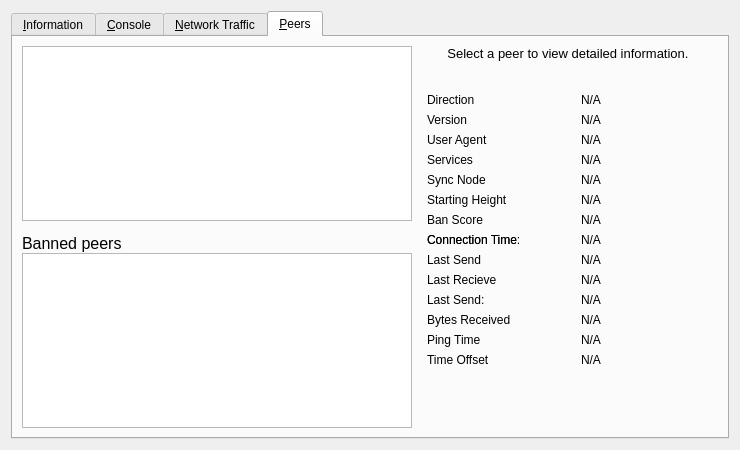
<?xml version="1.0" encoding="UTF-8"?>
<ui version="4.0">
 <class>RPCConsole</class>
 <widget class="QWidget" name="RPCConsole">
  <property name="geometry">
   <rect>
    <x>0</x>
    <y>0</y>
    <width>740</width>
    <height>450</height>
   </rect>
  </property>
  <property name="windowTitle">
   <string>Kraken - Debug window</string>
  </property>
  <layout class="QVBoxLayout" name="verticalLayout_2">
   <item>
    <widget class="QTabWidget" name="tabWidget">
     <property name="currentIndex">
      <number>3</number>
     </property>
     <widget class="QWidget" name="tab_info">
      <attribute name="title">
       <string>&amp;Information</string>
      </attribute>
      <layout class="QFormLayout" name="formLayout">
       <item row="0" column="0">
        <widget class="QLabel" name="label_9">
         <property name="font">
          <font>
           <weight>75</weight>
           <bold>true</bold>
          </font>
         </property>
         <property name="text">
          <string>Kraken Core</string>
         </property>
        </widget>
       </item>
       <item row="1" column="0">
        <widget class="QLabel" name="label_5">
         <property name="text">
          <string>Client name</string>
         </property>
        </widget>
       </item>
       <item row="1" column="1">
        <widget class="QLabel" name="clientName">
         <property name="cursor">
          <cursorShape>IBeamCursor</cursorShape>
         </property>
         <property name="text">
          <string>N/A</string>
         </property>
         <property name="textFormat">
          <enum>Qt::PlainText</enum>
         </property>
         <property name="textInteractionFlags">
          <set>Qt::LinksAccessibleByMouse|Qt::TextSelectableByKeyboard|Qt::TextSelectableByMouse</set>
         </property>
        </widget>
       </item>
       <item row="2" column="0">
        <widget class="QLabel" name="label_6">
         <property name="text">
          <string>Client version</string>
         </property>
        </widget>
       </item>
       <item row="2" column="1">
        <widget class="QLabel" name="clientVersion">
         <property name="cursor">
          <cursorShape>IBeamCursor</cursorShape>
         </property>
         <property name="text">
          <string>N/A</string>
         </property>
         <property name="textFormat">
          <enum>Qt::PlainText</enum>
         </property>
         <property name="textInteractionFlags">
          <set>Qt::LinksAccessibleByMouse|Qt::TextSelectableByKeyboard|Qt::TextSelectableByMouse</set>
         </property>
        </widget>
       </item>
       <item row="3" column="0">
        <widget class="QLabel" name="label_14">
         <property name="text">
          <string>Using OpenSSL version</string>
         </property>
         <property name="indent">
          <number>10</number>
         </property>
        </widget>
       </item>
       <item row="3" column="1">
        <widget class="QLabel" name="openSSLVersion">
         <property name="cursor">
          <cursorShape>IBeamCursor</cursorShape>
         </property>
         <property name="text">
          <string>N/A</string>
         </property>
         <property name="textFormat">
          <enum>Qt::PlainText</enum>
         </property>
         <property name="textInteractionFlags">
          <set>Qt::LinksAccessibleByMouse|Qt::TextSelectableByKeyboard|Qt::TextSelectableByMouse</set>
         </property>
        </widget>
       </item>
       <item row="4" column="0">
        <widget class="QLabel" name="label_12">
         <property name="text">
          <string>Build date</string>
         </property>
        </widget>
       </item>
       <item row="4" column="1">
        <widget class="QLabel" name="buildDate">
         <property name="cursor">
          <cursorShape>IBeamCursor</cursorShape>
         </property>
         <property name="text">
          <string>N/A</string>
         </property>
         <property name="textFormat">
          <enum>Qt::PlainText</enum>
         </property>
         <property name="textInteractionFlags">
          <set>Qt::LinksAccessibleByMouse|Qt::TextSelectableByKeyboard|Qt::TextSelectableByMouse</set>
         </property>
        </widget>
       </item>
       <item row="5" column="0">
        <widget class="QLabel" name="label_13">
         <property name="text">
          <string>Startup time</string>
         </property>
        </widget>
       </item>
       <item row="5" column="1">
        <widget class="QLabel" name="startupTime">
         <property name="cursor">
          <cursorShape>IBeamCursor</cursorShape>
         </property>
         <property name="text">
          <string>N/A</string>
         </property>
         <property name="textFormat">
          <enum>Qt::PlainText</enum>
         </property>
         <property name="textInteractionFlags">
          <set>Qt::LinksAccessibleByMouse|Qt::TextSelectableByKeyboard|Qt::TextSelectableByMouse</set>
         </property>
        </widget>
       </item>
       <item row="6" column="0">
        <widget class="QLabel" name="label_11">
         <property name="font">
          <font>
           <weight>75</weight>
           <bold>true</bold>
          </font>
         </property>
         <property name="text">
          <string>Network</string>
         </property>
        </widget>
       </item>
       <item row="7" column="0">
        <widget class="QLabel" name="label_7">
         <property name="text">
          <string>Number of connections</string>
         </property>
        </widget>
       </item>
       <item row="7" column="1">
        <widget class="QLabel" name="numberOfConnections">
         <property name="cursor">
          <cursorShape>IBeamCursor</cursorShape>
         </property>
         <property name="text">
          <string>N/A</string>
         </property>
         <property name="textFormat">
          <enum>Qt::PlainText</enum>
         </property>
         <property name="textInteractionFlags">
          <set>Qt::LinksAccessibleByMouse|Qt::TextSelectableByKeyboard|Qt::TextSelectableByMouse</set>
         </property>
        </widget>
       </item>
       <item row="8" column="0">
        <widget class="QLabel" name="label_15">
         <property name="text">
          <string>Number of masternodes</string>
         </property>
        </widget>
       </item>
       <item row="8" column="1">
        <widget class="QLabel" name="masternodeCount">
         <property name="cursor">
          <cursorShape>IBeamCursor</cursorShape>
         </property>
         <property name="text">
          <string>N/A</string>
         </property>
         <property name="textFormat">
          <enum>Qt::PlainText</enum>
         </property>
         <property name="textInteractionFlags">
          <set>Qt::LinksAccessibleByMouse|Qt::TextSelectableByKeyboard|Qt::TextSelectableByMouse</set>
         </property>
        </widget>
       </item>
       <item row="9" column="0">
        <widget class="QLabel" name="label_8">
         <property name="text">
          <string>On testnet</string>
         </property>
        </widget>
       </item>
       <item row="9" column="1">
        <widget class="QCheckBox" name="isTestNet">
         <property name="enabled">
          <bool>false</bool>
         </property>
         <property name="text">
          <string/>
         </property>
        </widget>
       </item>
       <item row="10" column="0">
        <widget class="QLabel" name="label_10">
         <property name="font">
          <font>
           <weight>75</weight>
           <bold>true</bold>
          </font>
         </property>
         <property name="text">
          <string>Block chain</string>
         </property>
        </widget>
       </item>
       <item row="11" column="0">
        <widget class="QLabel" name="label_3">
         <property name="text">
          <string>Current number of blocks</string>
         </property>
        </widget>
       </item>
       <item row="11" column="1">
        <widget class="QLabel" name="numberOfBlocks">
         <property name="cursor">
          <cursorShape>IBeamCursor</cursorShape>
         </property>
         <property name="text">
          <string>N/A</string>
         </property>
         <property name="textFormat">
          <enum>Qt::PlainText</enum>
         </property>
         <property name="textInteractionFlags">
          <set>Qt::LinksAccessibleByMouse|Qt::TextSelectableByKeyboard|Qt::TextSelectableByMouse</set>
         </property>
        </widget>
       </item>
       <item row="12" column="0">
        <widget class="QLabel" name="label_2">
         <property name="text">
          <string>Last block time</string>
         </property>
        </widget>
       </item>
       <item row="12" column="1">
        <widget class="QLabel" name="lastBlockTime">
         <property name="cursor">
          <cursorShape>IBeamCursor</cursorShape>
         </property>
         <property name="text">
          <string>N/A</string>
         </property>
         <property name="textFormat">
          <enum>Qt::PlainText</enum>
         </property>
         <property name="textInteractionFlags">
          <set>Qt::LinksAccessibleByMouse|Qt::TextSelectableByKeyboard|Qt::TextSelectableByMouse</set>
         </property>
        </widget>
       </item>
       <item row="13" column="0">
        <spacer name="verticalSpacer_2">
         <property name="orientation">
          <enum>Qt::Vertical</enum>
         </property>
         <property name="sizeHint" stdset="0">
          <size>
           <width>20</width>
           <height>10</height>
          </size>
         </property>
        </spacer>
       </item>
       <item row="14" column="0">
        <widget class="QLabel" name="labelDebugLogfile">
         <property name="font">
          <font>
           <weight>75</weight>
           <bold>true</bold>
          </font>
         </property>
         <property name="text">
          <string>Debug log file</string>
         </property>
        </widget>
       </item>
       <item row="15" column="0">
        <widget class="QPushButton" name="openDebugLogfileButton">
         <property name="toolTip">
          <string>Open the Kraken debug log file from the current data directory. This can take a few seconds for large log files.</string>
         </property>
         <property name="text">
          <string>&amp;Open</string>
         </property>
         <property name="autoDefault">
          <bool>false</bool>
         </property>
        </widget>
       </item>
       <item row="16" column="0">
        <widget class="QLabel" name="labelCLOptions">
         <property name="font">
          <font>
           <weight>75</weight>
           <bold>true</bold>
          </font>
         </property>
         <property name="text">
          <string>Command-line options</string>
         </property>
        </widget>
       </item>
       <item row="17" column="0">
        <widget class="QPushButton" name="showCLOptionsButton">
         <property name="toolTip">
          <string>Show the Kraken-Qt help message to get a list with possible Kraken command-line options.</string>
         </property>
         <property name="text">
          <string>&amp;Show</string>
         </property>
         <property name="autoDefault">
          <bool>false</bool>
         </property>
        </widget>
       </item>
       <item row="18" column="0">
        <spacer name="verticalSpacer">
         <property name="orientation">
          <enum>Qt::Vertical</enum>
         </property>
         <property name="sizeHint" stdset="0">
          <size>
           <width>20</width>
           <height>20</height>
          </size>
         </property>
        </spacer>
       </item>
      </layout>
     </widget>
     <widget class="QWidget" name="tab_console">
      <attribute name="title">
       <string>&amp;Console</string>
      </attribute>
      <layout class="QGridLayout" name="gridLayout">
       <item row="0" column="0">
        <widget class="QTextEdit" name="messagesWidget">
         <property name="minimumSize">
          <size>
           <width>0</width>
           <height>100</height>
          </size>
         </property>
         <property name="readOnly">
          <bool>true</bool>
         </property>
         <property name="tabKeyNavigation" stdset="0">
          <bool>false</bool>
         </property>
         <property name="columnCount" stdset="0">
          <number>2</number>
         </property>
        </widget>
       </item>
       <item row="1" column="0">
        <layout class="QHBoxLayout" name="horizontalLayout">
         <property name="spacing">
          <number>3</number>
         </property>
         <item>
          <widget class="QPushButton" name="copyButton">
           <property name="maximumSize">
            <size>
             <width>24</width>
             <height>24</height>
            </size>
           </property>
           <property name="toolTip">
            <string>Copy to clipboard</string>
           </property>
           <property name="text">
            <string/>
           </property>
           <property name="icon">
            <iconset resource="../bitcoin.qrc">
             <normaloff>:/icons/editcopy</normaloff>:/icons/editcopy</iconset>
           </property>
           <property name="shortcut">
            <string notr="true">Ctrl+L</string>
           </property>
           <property name="autoDefault">
            <bool>false</bool>
           </property>
          </widget>
         </item>
         <item>
          <widget class="QLabel" name="label">
           <property name="text">
            <string notr="true">&gt;</string>
           </property>
          </widget>
         </item>
         <item>
          <widget class="QLineEdit" name="lineEdit"/>
         </item>
         <item>
          <widget class="QToolButton" name="pasteButton">
           <property name="sizePolicy">
            <sizepolicy hsizetype="Minimum" vsizetype="Fixed">
             <horstretch>0</horstretch>
             <verstretch>0</verstretch>
            </sizepolicy>
           </property>
           <property name="minimumSize">
            <size>
             <width>24</width>
             <height>24</height>
            </size>
           </property>
           <property name="maximumSize">
            <size>
             <width>24</width>
             <height>24</height>
            </size>
           </property>
           <property name="toolTip">
            <string>Paste from clipboard</string>
           </property>
           <property name="text">
            <string/>
           </property>
           <property name="icon">
            <iconset resource="../bitcoin.qrc">
             <normaloff>:/icons/editpaste</normaloff>:/icons/editpaste</iconset>
           </property>
           <property name="shortcut">
            <string>Alt+P</string>
           </property>
          </widget>
         </item>
        </layout>
       </item>
      </layout>
     </widget>
     <widget class="QWidget" name="tab_nettraffic">
      <attribute name="title">
       <string>&amp;Network Traffic</string>
      </attribute>
      <layout class="QHBoxLayout" name="horizontalLayout_3">
       <item>
        <layout class="QVBoxLayout" name="verticalLayout_4">
         <item>
          <widget class="TrafficGraphWidget" name="trafficGraph" native="true">
           <property name="sizePolicy">
            <sizepolicy hsizetype="Expanding" vsizetype="Expanding">
             <horstretch>0</horstretch>
             <verstretch>0</verstretch>
            </sizepolicy>
           </property>
          </widget>
         </item>
         <item>
          <layout class="QHBoxLayout" name="horizontalLayout_2">
           <item>
            <widget class="QSlider" name="sldGraphRange">
             <property name="minimum">
              <number>1</number>
             </property>
             <property name="maximum">
              <number>288</number>
             </property>
             <property name="pageStep">
              <number>12</number>
             </property>
             <property name="value">
              <number>6</number>
             </property>
             <property name="orientation">
              <enum>Qt::Horizontal</enum>
             </property>
            </widget>
           </item>
           <item>
            <widget class="QLabel" name="lblGraphRange">
             <property name="minimumSize">
              <size>
               <width>100</width>
               <height>0</height>
              </size>
             </property>
             <property name="alignment">
              <set>Qt::AlignCenter</set>
             </property>
            </widget>
           </item>
           <item>
            <widget class="QPushButton" name="btnClearTrafficGraph">
             <property name="text">
              <string>&amp;Clear</string>
             </property>
            </widget>
           </item>
          </layout>
         </item>
        </layout>
       </item>
       <item>
        <layout class="QVBoxLayout" name="verticalLayout">
         <item>
          <widget class="QGroupBox" name="groupBox">
           <property name="title">
            <string>Totals</string>
           </property>
           <layout class="QVBoxLayout" name="verticalLayout_5">
            <item>
             <layout class="QHBoxLayout" name="horizontalLayout_4">
              <item>
               <widget class="Line" name="line">
                <property name="sizePolicy">
                 <sizepolicy hsizetype="Fixed" vsizetype="Fixed">
                  <horstretch>0</horstretch>
                  <verstretch>0</verstretch>
                 </sizepolicy>
                </property>
                <property name="minimumSize">
                 <size>
                  <width>10</width>
                  <height>0</height>
                 </size>
                </property>
                <property name="palette">
                 <palette>
                  <active>
                   <colorrole role="Light">
                    <brush brushstyle="SolidPattern">
                     <color alpha="255">
                      <red>0</red>
                      <green>255</green>
                      <blue>0</blue>
                     </color>
                    </brush>
                   </colorrole>
                  </active>
                  <inactive>
                   <colorrole role="Light">
                    <brush brushstyle="SolidPattern">
                     <color alpha="255">
                      <red>0</red>
                      <green>255</green>
                      <blue>0</blue>
                     </color>
                    </brush>
                   </colorrole>
                  </inactive>
                  <disabled>
                   <colorrole role="Light">
                    <brush brushstyle="SolidPattern">
                     <color alpha="255">
                      <red>0</red>
                      <green>255</green>
                      <blue>0</blue>
                     </color>
                    </brush>
                   </colorrole>
                  </disabled>
                 </palette>
                </property>
                <property name="orientation">
                 <enum>Qt::Horizontal</enum>
                </property>
               </widget>
              </item>
              <item>
               <widget class="QLabel" name="label_16">
                <property name="text">
                 <string>In:</string>
                </property>
               </widget>
              </item>
              <item>
               <widget class="QLabel" name="lblBytesIn">
                <property name="minimumSize">
                 <size>
                  <width>50</width>
                  <height>0</height>
                 </size>
                </property>
                <property name="alignment">
                 <set>Qt::AlignRight|Qt::AlignTrailing|Qt::AlignVCenter</set>
                </property>
               </widget>
              </item>
             </layout>
            </item>
            <item>
             <layout class="QHBoxLayout" name="horizontalLayout_5">
              <item>
               <widget class="Line" name="line_2">
                <property name="sizePolicy">
                 <sizepolicy hsizetype="Fixed" vsizetype="Fixed">
                  <horstretch>0</horstretch>
                  <verstretch>0</verstretch>
                 </sizepolicy>
                </property>
                <property name="minimumSize">
                 <size>
                  <width>10</width>
                  <height>0</height>
                 </size>
                </property>
                <property name="palette">
                 <palette>
                  <active>
                   <colorrole role="Light">
                    <brush brushstyle="SolidPattern">
                     <color alpha="255">
                      <red>255</red>
                      <green>0</green>
                      <blue>0</blue>
                     </color>
                    </brush>
                   </colorrole>
                  </active>
                  <inactive>
                   <colorrole role="Light">
                    <brush brushstyle="SolidPattern">
                     <color alpha="255">
                      <red>255</red>
                      <green>0</green>
                      <blue>0</blue>
                     </color>
                    </brush>
                   </colorrole>
                  </inactive>
                  <disabled>
                   <colorrole role="Light">
                    <brush brushstyle="SolidPattern">
                     <color alpha="255">
                      <red>255</red>
                      <green>0</green>
                      <blue>0</blue>
                     </color>
                    </brush>
                   </colorrole>
                  </disabled>
                 </palette>
                </property>
                <property name="orientation">
                 <enum>Qt::Horizontal</enum>
                </property>
               </widget>
              </item>
              <item>
               <widget class="QLabel" name="label_17">
                <property name="text">
                 <string>Out:</string>
                </property>
               </widget>
              </item>
              <item>
               <widget class="QLabel" name="lblBytesOut">
                <property name="minimumSize">
                 <size>
                  <width>50</width>
                  <height>0</height>
                 </size>
                </property>
                <property name="alignment">
                 <set>Qt::AlignRight|Qt::AlignTrailing|Qt::AlignVCenter</set>
                </property>
               </widget>
              </item>
             </layout>
            </item>
            <item>
             <spacer name="verticalSpacer_4">
              <property name="orientation">
               <enum>Qt::Vertical</enum>
              </property>
              <property name="sizeHint" stdset="0">
               <size>
                <width>20</width>
                <height>407</height>
               </size>
              </property>
             </spacer>
            </item>
           </layout>
          </widget>
         </item>
        </layout>
       </item>
      </layout>
     </widget>
     <widget class="QWidget" name="tab_peers">
      <attribute name="title">
       <string>&amp;Peers</string>
      </attribute>
      <layout class="QGridLayout" name="gridLayout_2">
       <item row="0" column="0" rowspan="2">
        <layout class="QVBoxLayout" name="verticalLayout_101">
         <property name="spacing">
          <number>0</number>
         </property>
         <item>
          <widget class="QTableView" name="peerWidget">
           <property name="horizontalScrollBarPolicy">
            <enum>Qt::ScrollBarAsNeeded</enum>
           </property>
           <property name="sortingEnabled">
            <bool>true</bool>
           </property>
           <attribute name="horizontalHeaderHighlightSections">
            <bool>false</bool>
           </attribute>
          </widget>
         </item>
         <item>
          <widget class="QLabel" name="banHeading">
           <property name="sizePolicy">
            <sizepolicy hsizetype="Preferred" vsizetype="Minimum">
             <horstretch>0</horstretch>
             <verstretch>0</verstretch>
            </sizepolicy>
           </property>
           <property name="minimumSize">
            <size>
             <width>300</width>
             <height>32</height>
            </size>
           </property>
           <property name="maximumSize">
            <size>
             <width>16777215</width>
             <height>32</height>
            </size>
           </property>
           <property name="font">
            <font>
             <pointsize>12</pointsize>
            </font>
           </property>
           <property name="cursor">
            <cursorShape>IBeamCursor</cursorShape>
           </property>
           <property name="text">
            <string>Banned peers</string>
           </property>
           <property name="alignment">
            <set>Qt::AlignBottom|Qt::AlignLeading|Qt::AlignLeft</set>
           </property>
           <property name="wordWrap">
            <bool>true</bool>
           </property>
           <property name="textInteractionFlags">
            <set>Qt::NoTextInteraction</set>
           </property>
          </widget>
         </item>
         <item>
          <widget class="QTableView" name="banlistWidget">
           <property name="sizePolicy">
            <sizepolicy hsizetype="Expanding" vsizetype="Expanding">
             <horstretch>0</horstretch>
             <verstretch>0</verstretch>
            </sizepolicy>
           </property>
           <property name="horizontalScrollBarPolicy">
            <enum>Qt::ScrollBarAsNeeded</enum>
           </property>
           <property name="sortingEnabled">
            <bool>true</bool>
           </property>
           <attribute name="horizontalHeaderHighlightSections">
            <bool>false</bool>
           </attribute>
          </widget>
         </item>
        </layout>
       </item>
       <item row="0" column="1">
        <widget class="QLabel" name="peerHeading">
         <property name="sizePolicy">
          <sizepolicy hsizetype="Preferred" vsizetype="Minimum">
           <horstretch>0</horstretch>
           <verstretch>0</verstretch>
          </sizepolicy>
         </property>
         <property name="minimumSize">
          <size>
           <width>300</width>
           <height>32</height>
          </size>
         </property>
         <property name="font">
          <font>
           <pointsize>10</pointsize>
          </font>
         </property>
         <property name="cursor">
          <cursorShape>IBeamCursor</cursorShape>
         </property>
         <property name="text">
          <string>Select a peer to view detailed information.</string>
         </property>
         <property name="alignment">
          <set>Qt::AlignHCenter|Qt::AlignTop</set>
         </property>
         <property name="wordWrap">
          <bool>true</bool>
         </property>
         <property name="textInteractionFlags">
          <set>Qt::LinksAccessibleByMouse|Qt::TextSelectableByKeyboard|Qt::TextSelectableByMouse</set>
         </property>
        </widget>
       </item>
       <item row="1" column="1">
        <widget class="QWidget" name="detailWidget" native="true">
         <property name="minimumSize">
          <size>
           <width>300</width>
           <height>0</height>
          </size>
         </property>
         <layout class="QGridLayout" name="gridLayout_3">
          <item row="0" column="0">
           <widget class="QLabel" name="label_23">
            <property name="text">
             <string>Direction</string>
            </property>
           </widget>
          </item>
          <item row="0" column="2">
           <widget class="QLabel" name="peerDirection">
            <property name="cursor">
             <cursorShape>IBeamCursor</cursorShape>
            </property>
            <property name="text">
             <string>N/A</string>
            </property>
            <property name="textFormat">
             <enum>Qt::PlainText</enum>
            </property>
            <property name="textInteractionFlags">
             <set>Qt::LinksAccessibleByMouse|Qt::TextSelectableByKeyboard|Qt::TextSelectableByMouse</set>
            </property>
           </widget>
          </item>
          <item row="1" column="0">
           <widget class="QLabel" name="label_21">
            <property name="text">
             <string>Version</string>
            </property>
           </widget>
          </item>
          <item row="2" column="0">
           <widget class="QLabel" name="label_28">
            <property name="cursor">
             <cursorShape>IBeamCursor</cursorShape>
            </property>
            <property name="text">
             <string>User Agent</string>
            </property>
            <property name="textFormat">
             <enum>Qt::PlainText</enum>
            </property>
            <property name="textInteractionFlags">
             <set>Qt::LinksAccessibleByMouse|Qt::TextSelectableByKeyboard|Qt::TextSelectableByMouse</set>
            </property>
           </widget>
          </item>
          <item row="2" column="2">
           <widget class="QLabel" name="peerSubversion">
            <property name="cursor">
             <cursorShape>IBeamCursor</cursorShape>
            </property>
            <property name="text">
             <string>N/A</string>
            </property>
            <property name="textFormat">
             <enum>Qt::PlainText</enum>
            </property>
            <property name="textInteractionFlags">
             <set>Qt::LinksAccessibleByMouse|Qt::TextSelectableByKeyboard|Qt::TextSelectableByMouse</set>
            </property>
           </widget>
          </item>
          <item row="3" column="0">
           <widget class="QLabel" name="label_4">
            <property name="text">
             <string>Services</string>
            </property>
           </widget>
          </item>
          <item row="3" column="2">
           <widget class="QLabel" name="peerServices">
            <property name="cursor">
             <cursorShape>IBeamCursor</cursorShape>
            </property>
            <property name="text">
             <string>N/A</string>
            </property>
            <property name="textFormat">
             <enum>Qt::PlainText</enum>
            </property>
            <property name="textInteractionFlags">
             <set>Qt::LinksAccessibleByMouse|Qt::TextSelectableByKeyboard|Qt::TextSelectableByMouse</set>
            </property>
           </widget>
          </item>
          <item row="8" column="0">
           <widget class="QLabel" name="label_22">
            <property name="text">
             <string>Connection Time:</string>
            </property>
           </widget>
          </item>
          <item row="4" column="0">
           <widget class="QLabel" name="label_25">
            <property name="text">
             <string>Sync Node</string>
            </property>
           </widget>
          </item>
          <item row="4" column="2">
           <widget class="QLabel" name="peerSyncNode">
            <property name="cursor">
             <cursorShape>IBeamCursor</cursorShape>
            </property>
            <property name="text">
             <string>N/A</string>
            </property>
            <property name="textFormat">
             <enum>Qt::PlainText</enum>
            </property>
            <property name="textInteractionFlags">
             <set>Qt::LinksAccessibleByMouse|Qt::TextSelectableByKeyboard|Qt::TextSelectableByMouse</set>
            </property>
           </widget>
          </item>
          <item row="5" column="0">
           <widget class="QLabel" name="label_29">
            <property name="text">
             <string>Starting Height</string>
            </property>
           </widget>
          </item>
          <item row="5" column="2">
           <widget class="QLabel" name="peerHeight">
            <property name="cursor">
             <cursorShape>IBeamCursor</cursorShape>
            </property>
            <property name="text">
             <string>N/A</string>
            </property>
            <property name="textFormat">
             <enum>Qt::PlainText</enum>
            </property>
            <property name="textInteractionFlags">
             <set>Qt::LinksAccessibleByMouse|Qt::TextSelectableByKeyboard|Qt::TextSelectableByMouse</set>
            </property>
           </widget>
          </item>
          <item row="7" column="0">
           <widget class="QLabel" name="label_24">
            <property name="text">
             <string>Ban Score</string>
            </property>
           </widget>
          </item>
          <item row="7" column="2">
           <widget class="QLabel" name="peerBanScore">
            <property name="cursor">
             <cursorShape>IBeamCursor</cursorShape>
            </property>
            <property name="text">
             <string>N/A</string>
            </property>
            <property name="textFormat">
             <enum>Qt::PlainText</enum>
            </property>
            <property name="textInteractionFlags">
             <set>Qt::LinksAccessibleByMouse|Qt::TextSelectableByKeyboard|Qt::TextSelectableByMouse</set>
            </property>
           </widget>
          </item>
          <item row="8" column="0">
           <widget class="QLabel" name="label_22">
            <property name="text">
             <string>Connection Time</string>
            </property>
           </widget>
          </item>
          <item row="8" column="2">
           <widget class="QLabel" name="peerConnTime">
            <property name="cursor">
             <cursorShape>IBeamCursor</cursorShape>
            </property>
            <property name="text">
             <string>N/A</string>
            </property>
            <property name="textFormat">
             <enum>Qt::PlainText</enum>
            </property>
            <property name="textInteractionFlags">
             <set>Qt::LinksAccessibleByMouse|Qt::TextSelectableByKeyboard|Qt::TextSelectableByMouse</set>
            </property>
           </widget>
          </item>
          <item row="9" column="0">
           <widget class="QLabel" name="label_15">
            <property name="text">
             <string>Last Send</string>
            </property>
           </widget>
          </item>
          <item row="9" column="2">
           <widget class="QLabel" name="peerLastSend">
            <property name="cursor">
             <cursorShape>IBeamCursor</cursorShape>
            </property>
            <property name="text">
             <string>N/A</string>
            </property>
            <property name="textFormat">
             <enum>Qt::PlainText</enum>
            </property>
            <property name="textInteractionFlags">
             <set>Qt::LinksAccessibleByMouse|Qt::TextSelectableByKeyboard|Qt::TextSelectableByMouse</set>
            </property>
           </widget>
          </item>
          <item row="10" column="0">
           <widget class="QLabel" name="label_19">
            <property name="text">
             <string>Last Recieve</string>
            </property>
           </widget>
          </item>
          <item row="10" column="2">
           <widget class="QLabel" name="peerLastRecv">
            <property name="cursor">
             <cursorShape>IBeamCursor</cursorShape>
            </property>
            <property name="text">
             <string>N/A</string>
            </property>
            <property name="textFormat">
             <enum>Qt::PlainText</enum>
            </property>
            <property name="textInteractionFlags">
             <set>Qt::LinksAccessibleByMouse|Qt::TextSelectableByKeyboard|Qt::TextSelectableByMouse</set>
            </property>
           </widget>
          </item>
          <item row="11" column="0">
           <widget class="QLabel" name="label_18">
            <property name="text">
             <string>Last Send:</string>
            </property>
           </widget>
          </item>
          <item row="11" column="2">
           <widget class="QLabel" name="peerBytesSent">
            <property name="cursor">
             <cursorShape>IBeamCursor</cursorShape>
            </property>
            <property name="text">
             <string>N/A</string>
            </property>
            <property name="textFormat">
             <enum>Qt::PlainText</enum>
            </property>
            <property name="textInteractionFlags">
             <set>Qt::LinksAccessibleByMouse|Qt::TextSelectableByKeyboard|Qt::TextSelectableByMouse</set>
            </property>
           </widget>
          </item>
          <item row="12" column="0">
           <widget class="QLabel" name="label_20">
            <property name="text">
             <string>Bytes Received</string>
            </property>
           </widget>
          </item>
          <item row="12" column="2">
           <widget class="QLabel" name="peerBytesRecv">
            <property name="cursor">
             <cursorShape>IBeamCursor</cursorShape>
            </property>
            <property name="text">
             <string>N/A</string>
            </property>
            <property name="textFormat">
             <enum>Qt::PlainText</enum>
            </property>
            <property name="textInteractionFlags">
             <set>Qt::LinksAccessibleByMouse|Qt::TextSelectableByKeyboard|Qt::TextSelectableByMouse</set>
            </property>
           </widget>
          </item>
          <item row="13" column="0">
           <widget class="QLabel" name="label_26">
            <property name="text">
             <string>Ping Time</string>
            </property>
           </widget>
          </item>
          <item row="13" column="2">
           <widget class="QLabel" name="peerPingTime">
            <property name="cursor">
             <cursorShape>IBeamCursor</cursorShape>
            </property>
            <property name="text">
             <string>N/A</string>
            </property>
            <property name="textFormat">
             <enum>Qt::PlainText</enum>
            </property>
            <property name="textInteractionFlags">
             <set>Qt::LinksAccessibleByMouse|Qt::TextSelectableByKeyboard|Qt::TextSelectableByMouse</set>
            </property>
           </widget>
          </item>
          <item row="14" column="0">
           <widget class="QLabel" name="label_timeoffset">
            <property name="text">
             <string>Time Offset</string>
            </property>
           </widget>
          </item>
          <item row="14" column="2">
           <widget class="QLabel" name="timeoffset">
            <property name="cursor">
             <cursorShape>IBeamCursor</cursorShape>
            </property>
            <property name="text">
             <string>N/A</string>
            </property>
            <property name="textFormat">
             <enum>Qt::PlainText</enum>
            </property>
            <property name="textInteractionFlags">
             <set>Qt::LinksAccessibleByMouse|Qt::TextSelectableByKeyboard|Qt::TextSelectableByMouse</set>
            </property>
           </widget>
          </item>
          <item row="15" column="1">
           <spacer name="verticalSpacer_3">
            <property name="orientation">
             <enum>Qt::Vertical</enum>
            </property>
            <property name="sizeHint" stdset="0">
             <size>
              <width>20</width>
              <height>40</height>
             </size>
            </property>
           </spacer>
          </item>
          <item row="1" column="2">
           <widget class="QLabel" name="peerVersion">
            <property name="text">
             <string>N/A</string>
            </property>
           </widget>
          </item>
         </layout>
        </widget>
       </item>
      </layout>
     </widget>
    </widget>
   </item>
  </layout>
 </widget>
 <customwidgets>
  <customwidget>
   <class>TrafficGraphWidget</class>
   <extends>QWidget</extends>
   <header>trafficgraphwidget.h</header>
   <container>1</container>
   <slots>
    <slot>clear()</slot>
   </slots>
  </customwidget>
 </customwidgets>
 <resources>
  <include location="../bitcoin.qrc"/>
 </resources>
 <connections/>
</ui>
